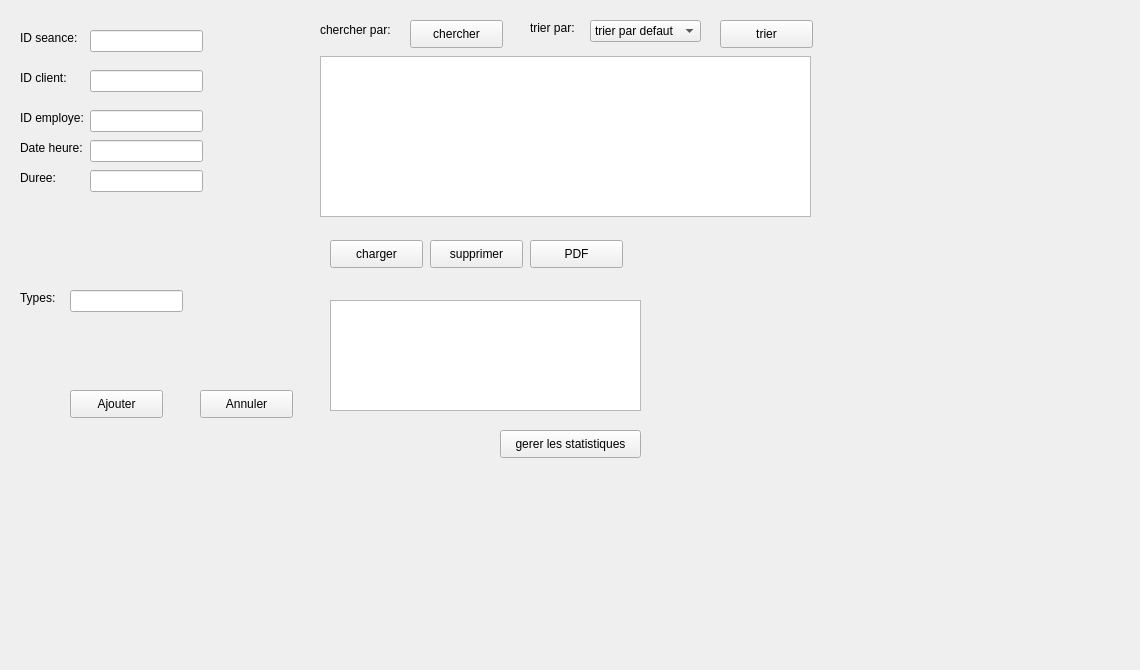
     <widget class="QWidget" name="page_2">
      <widget class="QLabel" name="label_13">
       <property name="geometry">
        <rect>
         <x>-260</x>
         <y>-170</y>
         <width>1131</width>
         <height>661</height>
        </rect>
       </property>
       <property name="text">
        <string/>
       </property>
       <property name="pixmap">
        <pixmap>../logo/background.png</pixmap>
       </property>
      </widget>
      <widget class="QLabel" name="label_15">
       <property name="geometry">
        <rect>
         <x>20</x>
         <y>30</y>
         <width>71</width>
         <height>16</height>
        </rect>
       </property>
       <property name="text">
        <string>ID seance:</string>
       </property>
      </widget>
      <widget class="QLabel" name="label_16">
       <property name="geometry">
        <rect>
         <x>20</x>
         <y>70</y>
         <width>71</width>
         <height>16</height>
        </rect>
       </property>
       <property name="text">
        <string>ID client:</string>
       </property>
      </widget>
      <widget class="QLabel" name="label_17">
       <property name="geometry">
        <rect>
         <x>20</x>
         <y>110</y>
         <width>71</width>
         <height>16</height>
        </rect>
       </property>
       <property name="text">
        <string>ID employe:</string>
       </property>
      </widget>
      <widget class="QLabel" name="label_18">
       <property name="geometry">
        <rect>
         <x>20</x>
         <y>140</y>
         <width>71</width>
         <height>16</height>
        </rect>
       </property>
       <property name="text">
        <string>Date heure:</string>
       </property>
      </widget>
      <widget class="QLabel" name="label_19">
       <property name="geometry">
        <rect>
         <x>20</x>
         <y>170</y>
         <width>56</width>
         <height>16</height>
        </rect>
       </property>
       <property name="text">
        <string>Duree:</string>
       </property>
      </widget>
      <widget class="QLabel" name="label_20">
       <property name="geometry">
        <rect>
         <x>20</x>
         <y>290</y>
         <width>56</width>
         <height>16</height>
        </rect>
       </property>
       <property name="text">
        <string>Types:</string>
       </property>
      </widget>
      <widget class="QLineEdit" name="lineEdit_ID_seance">
       <property name="geometry">
        <rect>
         <x>90</x>
         <y>30</y>
         <width>113</width>
         <height>22</height>
        </rect>
       </property>
      </widget>
      <widget class="QLineEdit" name="lineEdit_ID_client">
       <property name="geometry">
        <rect>
         <x>90</x>
         <y>70</y>
         <width>113</width>
         <height>22</height>
        </rect>
       </property>
      </widget>
      <widget class="QLineEdit" name="lineEdit_ID_employe">
       <property name="geometry">
        <rect>
         <x>90</x>
         <y>110</y>
         <width>113</width>
         <height>22</height>
        </rect>
       </property>
      </widget>
      <widget class="QLineEdit" name="lineEdit_date_heure">
       <property name="geometry">
        <rect>
         <x>90</x>
         <y>140</y>
         <width>113</width>
         <height>22</height>
        </rect>
       </property>
      </widget>
      <widget class="QLineEdit" name="lineEdit_duree">
       <property name="geometry">
        <rect>
         <x>90</x>
         <y>170</y>
         <width>113</width>
         <height>22</height>
        </rect>
       </property>
      </widget>
      <widget class="QLineEdit" name="lineEdit_types">
       <property name="geometry">
        <rect>
         <x>70</x>
         <y>290</y>
         <width>113</width>
         <height>22</height>
        </rect>
       </property>
      </widget>
      <widget class="QPushButton" name="pushButton_19">
       <property name="geometry">
        <rect>
         <x>70</x>
         <y>390</y>
         <width>93</width>
         <height>28</height>
        </rect>
       </property>
       <property name="text">
        <string>Ajouter</string>
       </property>
      </widget>
      <widget class="QPushButton" name="pushButton_20nnnn">
       <property name="geometry">
        <rect>
         <x>200</x>
         <y>390</y>
         <width>93</width>
         <height>28</height>
        </rect>
       </property>
       <property name="text">
        <string>Annuler</string>
       </property>
      </widget>
      <widget class="QLabel" name="label_21">
       <property name="geometry">
        <rect>
         <x>320</x>
         <y>20</y>
         <width>81</width>
         <height>20</height>
        </rect>
       </property>
       <property name="text">
        <string>chercher par:</string>
       </property>
      </widget>
      <widget class="QPushButton" name="pushButton_21">
       <property name="geometry">
        <rect>
         <x>410</x>
         <y>20</y>
         <width>93</width>
         <height>28</height>
        </rect>
       </property>
       <property name="text">
        <string>chercher</string>
       </property>
      </widget>
      <widget class="QLabel" name="label_22">
       <property name="geometry">
        <rect>
         <x>530</x>
         <y>20</y>
         <width>56</width>
         <height>16</height>
        </rect>
       </property>
       <property name="text">
        <string>trier par:</string>
       </property>
      </widget>
      <widget class="QComboBox" name="comboBox">
       <property name="geometry">
        <rect>
         <x>590</x>
         <y>20</y>
         <width>111</width>
         <height>22</height>
        </rect>
       </property>
       <item>
        <property name="text">
         <string>trier par defaut</string>
        </property>
       </item>
      </widget>
      <widget class="QPushButton" name="pushButton_22">
       <property name="geometry">
        <rect>
         <x>720</x>
         <y>20</y>
         <width>93</width>
         <height>28</height>
        </rect>
       </property>
       <property name="text">
        <string>trier</string>
       </property>
      </widget>
      <widget class="QTextEdit" name="textEdit">
       <property name="geometry">
        <rect>
         <x>320</x>
         <y>56</y>
         <width>491</width>
         <height>161</height>
        </rect>
       </property>
      </widget>
      <widget class="QPushButton" name="pushButton_23">
       <property name="geometry">
        <rect>
         <x>330</x>
         <y>240</y>
         <width>93</width>
         <height>28</height>
        </rect>
       </property>
       <property name="text">
        <string>charger</string>
       </property>
      </widget>
      <widget class="QPushButton" name="pushButton_24">
       <property name="geometry">
        <rect>
         <x>430</x>
         <y>240</y>
         <width>93</width>
         <height>28</height>
        </rect>
       </property>
       <property name="text">
        <string>supprimer</string>
       </property>
      </widget>
      <widget class="QPushButton" name="pushButton_25">
       <property name="geometry">
        <rect>
         <x>530</x>
         <y>240</y>
         <width>93</width>
         <height>28</height>
        </rect>
       </property>
       <property name="text">
        <string>PDF</string>
       </property>
      </widget>
      <widget class="QTextEdit" name="textEdit_2">
       <property name="geometry">
        <rect>
         <x>330</x>
         <y>300</y>
         <width>311</width>
         <height>111</height>
        </rect>
       </property>
      </widget>
      <widget class="QPushButton" name="pushButton_26">
       <property name="geometry">
        <rect>
         <x>500</x>
         <y>430</y>
         <width>141</width>
         <height>28</height>
        </rect>
       </property>
       <property name="text">
        <string>gerer les statistiques</string>
       </property>
      </widget>
      <widget class="QLabel" name="label_11">
       <property name="geometry">
        <rect>
         <x>660</x>
         <y>240</y>
         <width>201</width>
         <height>191</height>
        </rect>
       </property>
       <property name="text">
        <string/>
       </property>
       <property name="pixmap">
        <pixmap>../logo/logo.png</pixmap>
       </property>
      </widget>
     </widget>
